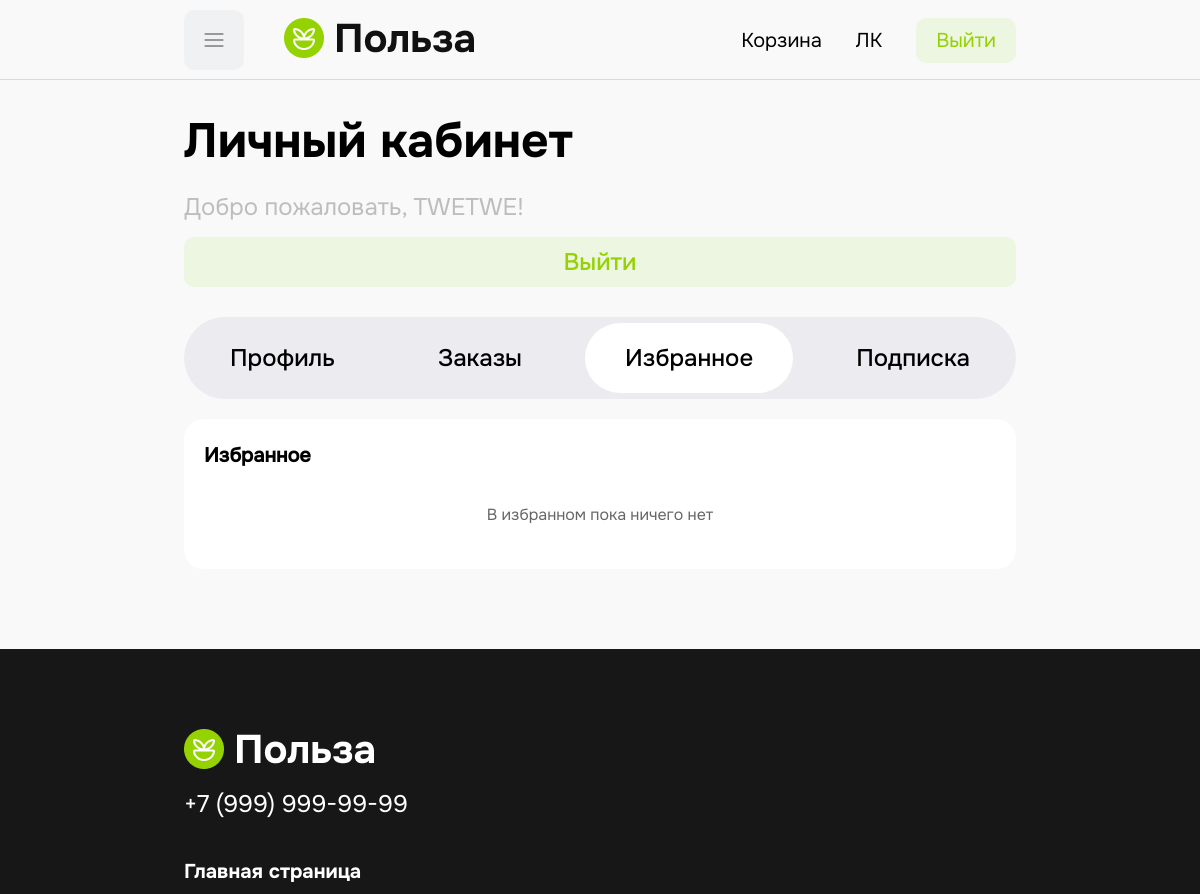
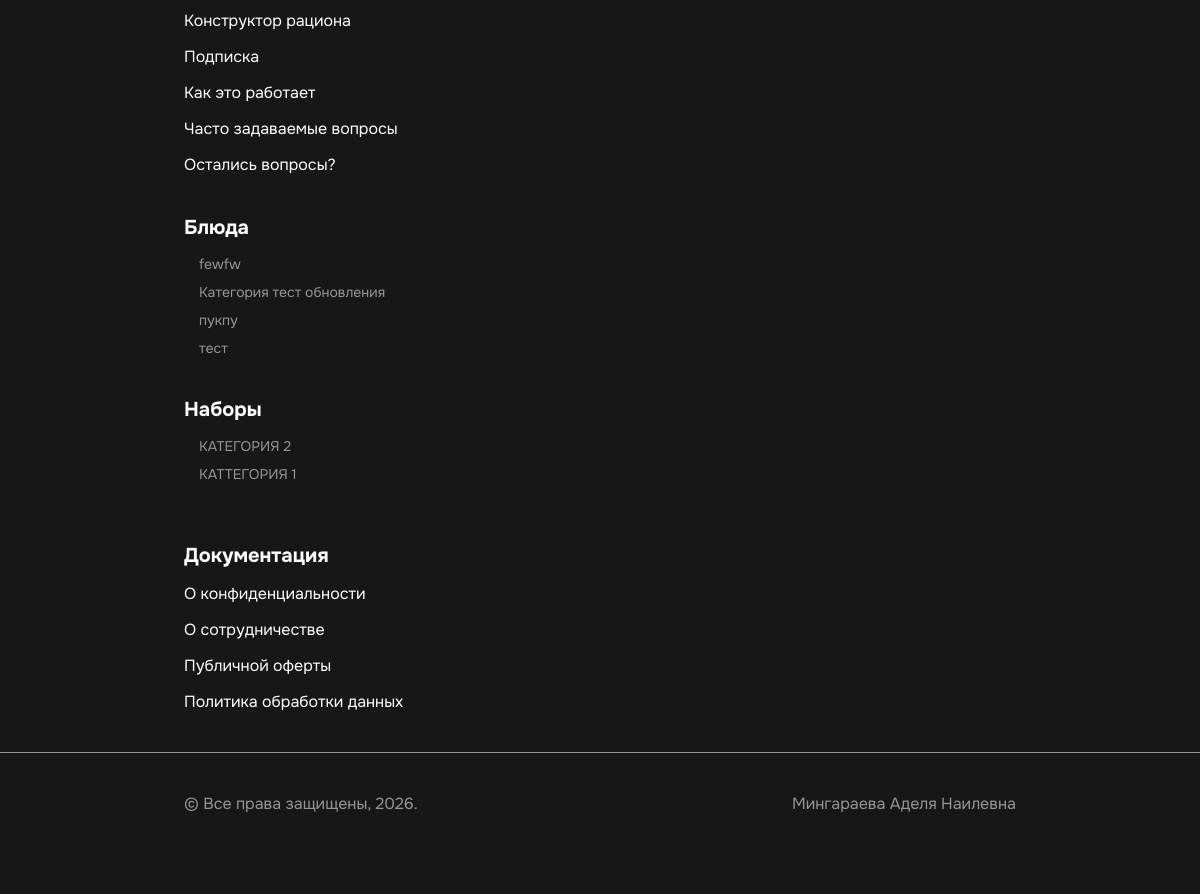
Screenshot of /index.php?page=lk_izb (signed in) with the database file from the repository (2 pictures, top to bottom).
### tables this page shows
CREATE TABLE `users` (
  `id` int NOT NULL,
  `email` varchar(100) NOT NULL,
  `password` varchar(255) NOT NULL,
  `full_name` varchar(150) NOT NULL,
  `phone` varchar(20) DEFAULT NULL,
  `address` text,
  `role` enum('user','admin') DEFAULT 'user',
  `created_at` timestamp NOT NULL DEFAULT CURRENT_TIMESTAMP
);

CREATE TABLE `categories` (
  `id` int NOT NULL,
  `name` varchar(100) NOT NULL
);

CREATE TABLE `sets` (
  `id` int NOT NULL,
  `name` varchar(100) NOT NULL
);

### includes/l_v.php (the view)
<div class="l_v">
    <div class="l_v_panel">
        <h4>Личный кабинет</h4>
        <p id="wel">Добро пожаловать, <?= htmlspecialchars($user['full_name']) ?>!</p>
    </div>
    <a href="php/logout.php">Выйти</a>
</div>

### includes/footer.php (shortened to what this page needs)
<footer>
    <div class="foot container">
        <div class="logo_f">
            <img src="image/log_f.png" alt="">
            <a href="tel:+79228805707">+7 (999) 999-99-99</a>
        </div>
        <div class="glav">
            <p>Главная страница</p>
            <a href="">Конструктор рациона</a>
            <a href="">Подписка</a>
            <a href="">Как это работает</a>
            <a href="">Часто задаваемые вопросы</a>
            <a href="">Остались вопросы?</a>
        </div>
        <div class="n_f">
            <ul class="dolb">
                <li class="blu_f">
                    <a href="#" class="bluda_f">Блюда <img src="image/spis.svg" alt=""></a>
                    <ul class="spisok_blud_f">
                        <?php foreach ($dishCategories as $cat): ?>
                        <li>
                            <a href="?page=catalog_blud&category=<?= $cat['id'] ?>">
                                <?= htmlspecialchars($cat['name']) ?>
                            </a>
                        </li>
                        <?php endforeach; ?>
                    </ul>
                </li>
                <li class="blu_f">
                    <a href="#" class="bluda_f">Наборы <img src="image/spis.svg" alt=""></a>
                    <ul class="spisok_blud_f">
                        <?php foreach ($setCategories as $cat): ?>
                        <li>
                            <a href="?page=catalog_nabor&category=<?= $cat['id'] ?>">
                                <?= htmlspecialchars($cat['name']) ?>
                            </a>
                        </li>
                        <?php endforeach; ?>
                    </ul>
                </li>
            </ul>
        </div>
        <div class="docum_f">
            <p>Документация</p>
            <a href="?page=doc">О конфиденциальности</a>
            <a href="?page=doc">О сотрудничестве</a>
            <a href="?page=doc">Публичной оферты</a>
            <a href="?page=doc">Политика обработки данных</a>
        </div>
    </div>
    <hr class="f_hr">
    <div class="f_adel container">
        <p>© Все права защищены, 2026.</p>
        <p>Мингараева Аделя Наилевна</p>
    </div>
</footer>

### css/style.css (style rules this page uses)
* { padding: 0; margin: 0; list-style: none; scroll-behavior: smooth; text-decoration: none; transition: 0.5s; box-sizing: border-box; }
.container { max-width: 1300px; margin: 0 auto; }
body { background-color: #F9F9F9; }
p, label, input, button, a, span, textarea, select { font-family: 'r'; }
ul { display: flex; gap: 40px; align-items: center; }
footer { margin-top: 80px; background-color: #171717; padding: 80px 0; height: auto; }
.foot { display: flex; justify-content: space-between; gap: 40px; flex-wrap: wrap; }
.logo_f { display: flex; flex-direction: column; gap: 20px; }
.logo_f img { width: 190px; }
.logo_f a { font-size: 24px; font-family: "r", Arial, Helvetica, sans-serif; color: white; }
.glav { display: flex; flex-direction: column; gap: 15px; }
.glav p { font-size: 20px; font-family: "b", Arial, Helvetica, sans-serif; margin-bottom: 5px; color: white; }
.glav a { font-size: 16px; font-family: "r", Arial, Helvetica, sans-serif; color: white; }
.n_f { display: flex; }
.dolb { display: flex; flex-direction: column; align-items: start; gap: 20px; margin: 0; padding: 0; }
.blu_f { position: relative; list-style: none; }
.bluda_f { display: flex; align-items: center; gap: 5px; font-size: 20px; font-family: "b", Arial, Helvetica, sans-serif; color: white; text-decoration: none; }
.spisok_blud_f { display: none; position: absolute; left: 0; top: 100%; background-color: rgb(255, 255, 255); min-width: 250px; box-shadow: 0 8px 16px rgba(0, 0, 0, 0.1); border-radius: 10px; padding: 10px 0; z-index: 11; }
.spisok_blud_f li { list-style: none; }
.spisok_blud_f a { padding: 10px 20px; display: block; font-size: 16px; font-family: "r", Arial, Helvetica, sans-serif; color: rgb(0, 0, 0); text-decoration: none; }
.docum_f { display: flex; flex-direction: column; gap: 15px; }
.docum_f p { font-size: 20px; color: white; font-family: "b", Arial, Helvetica, sans-serif; }
.docum_f a { font-size: 16px; font-family: "r", Arial, Helvetica, sans-serif; color: white; }
hr { height: 1px; background-color: #969696; border: none; margin-top: 80px; }
.f_adel { display: flex; justify-content: space-between; color: #969696; font-size: 16px; margin-top: 40px; font-family: "r", Arial, Helvetica, sans-serif; }
.l_v { display: flex; justify-content: space-between; margin: 80px 0px 40px 0px; }
.l_v_panel { display: flex; flex-direction: column; gap: 20px; }
.l_v a { display: flex; justify-content: center; align-items: center; padding: 16px 40px; color: #94D201; background-color: #ECF6E0; border-radius: 10px; font-size: 24px; font-family: "m", Arial, Helvetica, sans-serif; height: fit-content; align-self: center; max-height: none; }
.l_v h4 { font-size: 48px; font-family: "b", Arial, Helvetica, sans-serif; }
#wel { font-size: 24px; font-family: "r", Arial, Helvetica, sans-serif; color: #BEBDBC; margin-top: 20px; margin-bottom: 40px; }

### css/media.css (style rules this page uses)
@media (max-width: 1280px) { .container { max-width: 832px; } }
@media (max-width: 1280px) { .foot { flex-direction: column; align-items: flex-start; gap: 40px; } }
@media (max-width: 1280px) { hr.f_hr { margin-top: 40px; margin-bottom: 20px; } }
@media (max-width: 1280px) { .spisok_blud_f { position: static; display: block; background-color: transparent; box-shadow: none; padding: 0; margin-top: 10px; margin-bottom: 15px; } }
@media (max-width: 1280px) { .spisok_blud_f li { margin-left: 15px; } }
@media (max-width: 1280px) { .spisok_blud_f a { color: #969696; font-size: 14px; padding: 5px 0; } }
@media (max-width: 1280px) { .l_v { height: auto; flex-wrap: wrap; gap: 15px; padding: 20px 0; margin: 10px 0; } }
@media (max-width: 1280px) { .l_v h4 { width: 100%; } }
@media (max-width: 1280px) { .l_v a { padding: 10px 20px; width: 100%; } }
@media (max-width: 1280px) { #wel { margin-top: 0; margin-bottom: 0; } }

### rows the page displays
users: full_name "TWETWE"
categories: name "fewfw"
categories: name "Категория тест обновления"
categories: name "пукпу"
categories: name "тест"
sets: name "КАТЕГОРИЯ 2"
sets: name "КАТТЕГОРИЯ 1"
